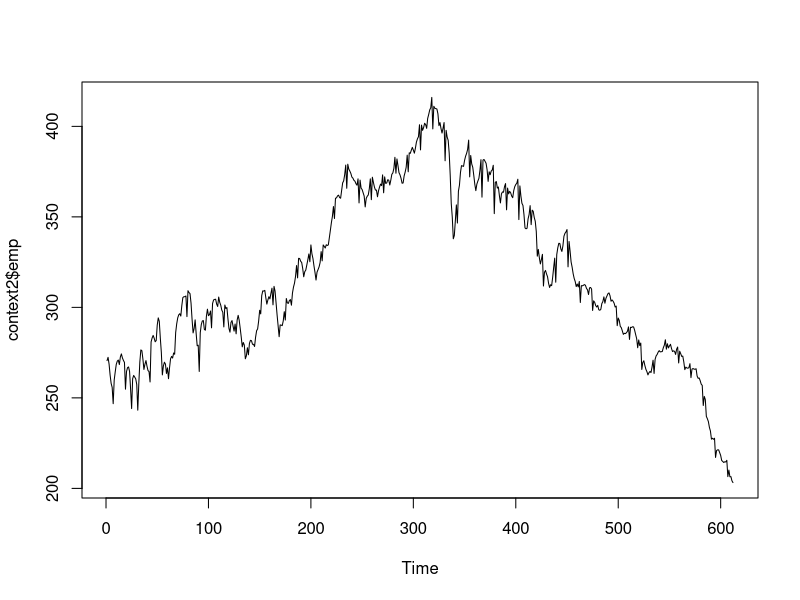
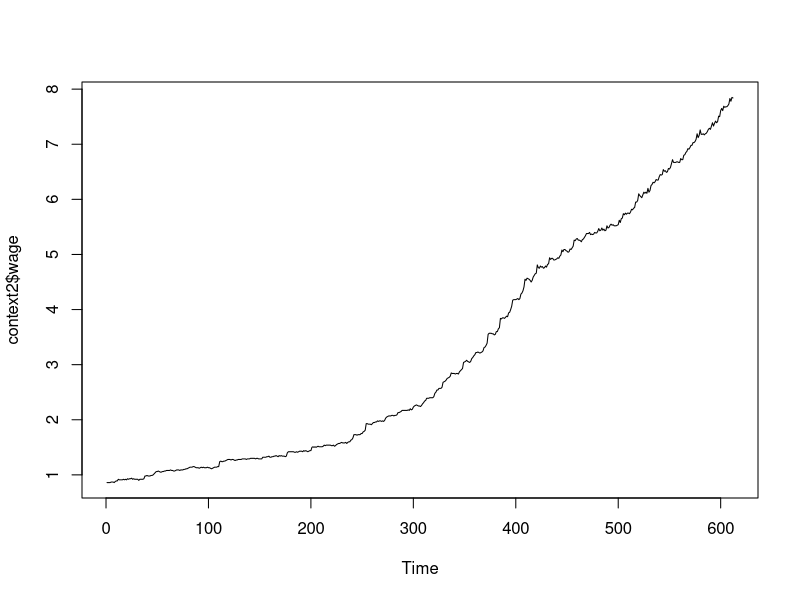
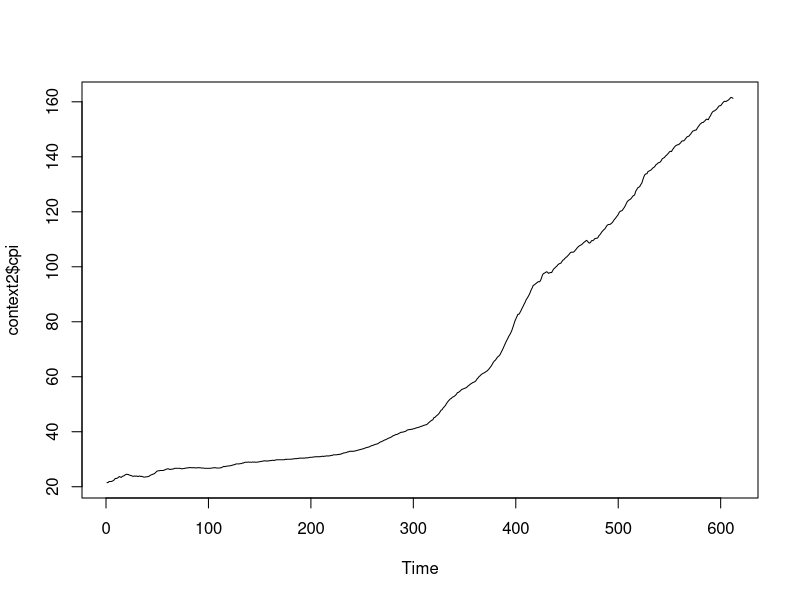

These figures' R source, in order:
###############################################################
# Title:        ex2.2.r
# Author:       Jason Parker
# Date:         2017-09-20
# Description:  Use the wage data to illustrate heteroskedasticity
###############################################################


###############################################################
## Correct WAGE1 data for heteroskedasticity
###############################################################

rm(list=ls(all=TRUE))

## Import packages
library(data.table)

## Data import and validation
context1    <- fread('WAGE1.csv')
# variable name   type    format     label      variable label
# wage            float   %8.2g                 average hourly earnings
# educ            byte    %8.0g                 years of education
# exper           byte    %8.0g                 years potential experience
# tenure          byte    %8.0g                 years with current employer

# Model %change in wage using a quadratic model of education
context1$educsq <- context1$educ^2
model      <- lm(log(wage)~educ+educsq,data=context1)
summary(model)

library(sandwich) # For White correction
library(lmtest) # More advanced hypothesis testing tools
 
# vcov(model) # Standard error matrix for coefficients
# vcovHC(model) # White-corrected standard error matrix

coeftest(model,vcov.=vcov) # Old school t test for significance (like summary)
coeftest(model,vcov.=vcovHC) # White-corrected t test for significance
# ?coeftest

## If lmtest isn't working use the following
# coeftest <- function(x,vcov.=vcov) {
#   estim <- coef(x)
#   sterr <- diag(vcov.(x))
#   tstat <- estim/sqrt(sterr)
#   pval  <- dnorm(-abs(tstat))*2
#   return(cbind(estim,sterr,tstat,pval))
# }
# coeftest(model,vcov.=vcovHC)





###############################################################
## Explore minwage232 time series data 
###############################################################

rm(list=ls(all=TRUE))

library(data.table)
library(sandwich) 
library(lmtest) # If lmtest isn't working use the following:
# coeftest <- function(x,vcov.=vcov) {
#   estim <- coef(x)
#   sterr <- diag(vcov.(x))
#   tstat <- estim/sqrt(sterr)
#   pval  <- dnorm(-abs(tstat))*2
#   return(cbind(estim,sterr,tstat,pval))
# }

context2 <- read.csv('minwage232.csv')
# variable name   type    format     label      variable label
# emp232          float   %9.0g                 employment, sector 232, 1000s
# wage232         float   %9.0g                 hourly wage, sector 232, $
# unem            float   %9.0g                 civilian unemployment rate, %
# cpi             float   %9.0g                 Consumer Price Index (urban), 1982-1984 = 100
# minwage         float   %8.0g                 Federal minimum wage, $/hour
summary(context2)
head(context2)

ts.plot(context2$emp)
ts.plot(context2$wage)
ts.plot(context2$cpi) # Data is monthly from 1947 to 1998


context2$time <- 1:612
model1 <- lm(log(emp)~log(wage)+time,data=context2)
summary(model1)

library(tseries)
kpss.test(log(context2$emp),null="Level")
kpss.test(log(context2$emp),null="Trend")
kpss.test(log(context2$wage),null="Level")
kpss.test(log(context2$wage),null="Trend")

kpss.test(diff(log(context2$emp)),null="Level")
kpss.test(diff(log(context2$emp)),null="Trend") #good
kpss.test(diff(log(context2$wage)),null="Level") #good
kpss.test(diff(log(context2$wage)),null="Trend")

## Without time
# model2 <- lm(diff(log(emp))~diff(log(wage)),data=context2)
# summary(model2)
# coeftest(model2,vcov=NeweyWest(model2,lag=10))

## With time
model3 <- lm(diff(log(emp))~diff(log(wage))+time[2:612],data=context2)
summary(model3)
coeftest(model3,vcov=NeweyWest(model3,lag=10))

# Wages are not related to employment in this industry.
